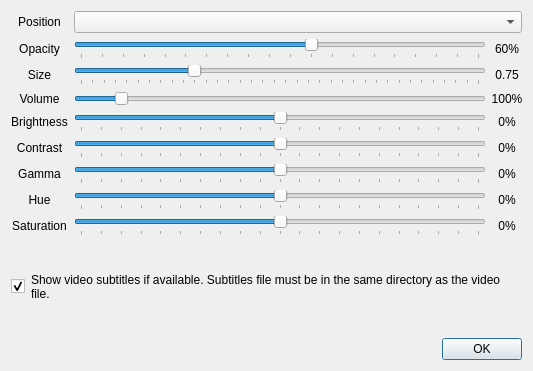
<?xml version="1.0" encoding="UTF-8"?>
<ui version="4.0">
 <class>VideoConfigurationDialog</class>
 <widget class="QDialog" name="VideoConfigurationDialog">
  <property name="geometry">
   <rect>
    <x>0</x>
    <y>0</y>
    <width>533</width>
    <height>371</height>
   </rect>
  </property>
  <property name="minimumSize">
   <size>
    <width>533</width>
    <height>371</height>
   </size>
  </property>
  <property name="maximumSize">
   <size>
    <width>533</width>
    <height>371</height>
   </size>
  </property>
  <property name="windowTitle">
   <string>Video Configuration</string>
  </property>
  <property name="windowIcon">
   <iconset resource="rsc/resources.qrc">
    <normaloff>:/TranslucentMPlayer/videoconfig.svg</normaloff>:/TranslucentMPlayer/videoconfig.svg</iconset>
  </property>
  <layout class="QVBoxLayout" name="verticalLayout">
   <item>
    <layout class="QGridLayout" name="gridLayout">
     <item row="0" column="0">
      <widget class="QLabel" name="label">
       <property name="toolTip">
        <string>Video position</string>
       </property>
       <property name="statusTip">
        <string>Video position</string>
       </property>
       <property name="text">
        <string>Position</string>
       </property>
       <property name="alignment">
        <set>Qt::AlignmentFlag::AlignCenter</set>
       </property>
      </widget>
     </item>
     <item row="1" column="0">
      <widget class="QLabel" name="label_2">
       <property name="toolTip">
        <string>Video opacity</string>
       </property>
       <property name="statusTip">
        <string>Video opacity</string>
       </property>
       <property name="text">
        <string>Opacity</string>
       </property>
       <property name="alignment">
        <set>Qt::AlignmentFlag::AlignCenter</set>
       </property>
      </widget>
     </item>
     <item row="5" column="1">
      <layout class="QHBoxLayout" name="horizontalLayout_5">
       <item>
        <widget class="QSlider" name="m_contrastSlider">
         <property name="toolTip">
          <string>Select video contrast</string>
         </property>
         <property name="statusTip">
          <string>Select video contrast</string>
         </property>
         <property name="minimum">
          <number>-100</number>
         </property>
         <property name="maximum">
          <number>100</number>
         </property>
         <property name="orientation">
          <enum>Qt::Orientation::Horizontal</enum>
         </property>
         <property name="tickPosition">
          <enum>QSlider::TickPosition::TicksBelow</enum>
         </property>
        </widget>
       </item>
       <item>
        <widget class="QLabel" name="m_contrastValue">
         <property name="minimumSize">
          <size>
           <width>30</width>
           <height>0</height>
          </size>
         </property>
         <property name="maximumSize">
          <size>
           <width>30</width>
           <height>16777215</height>
          </size>
         </property>
         <property name="toolTip">
          <string>Video contrast value</string>
         </property>
         <property name="statusTip">
          <string>Video contrast value</string>
         </property>
         <property name="text">
          <string>0%</string>
         </property>
         <property name="alignment">
          <set>Qt::AlignmentFlag::AlignCenter</set>
         </property>
        </widget>
       </item>
      </layout>
     </item>
     <item row="4" column="1">
      <layout class="QHBoxLayout" name="horizontalLayout">
       <item>
        <widget class="QSlider" name="m_brightessSlider">
         <property name="toolTip">
          <string>Select video brightness</string>
         </property>
         <property name="statusTip">
          <string>Select video brightness</string>
         </property>
         <property name="minimum">
          <number>-100</number>
         </property>
         <property name="maximum">
          <number>100</number>
         </property>
         <property name="orientation">
          <enum>Qt::Orientation::Horizontal</enum>
         </property>
         <property name="tickPosition">
          <enum>QSlider::TickPosition::TicksBelow</enum>
         </property>
        </widget>
       </item>
       <item>
        <widget class="QLabel" name="m_brightessValue">
         <property name="minimumSize">
          <size>
           <width>30</width>
           <height>0</height>
          </size>
         </property>
         <property name="maximumSize">
          <size>
           <width>30</width>
           <height>16777215</height>
          </size>
         </property>
         <property name="toolTip">
          <string>Video brightness value</string>
         </property>
         <property name="statusTip">
          <string>Video brightness value</string>
         </property>
         <property name="text">
          <string>0%</string>
         </property>
         <property name="alignment">
          <set>Qt::AlignmentFlag::AlignCenter</set>
         </property>
        </widget>
       </item>
      </layout>
     </item>
     <item row="3" column="1">
      <layout class="QHBoxLayout" name="horizontalLayout_2">
       <item>
        <widget class="QSlider" name="m_volumeSlider">
         <property name="toolTip">
          <string>Select video volume</string>
         </property>
         <property name="statusTip">
          <string>Select video volume</string>
         </property>
         <property name="maximum">
          <number>100</number>
         </property>
         <property name="value">
          <number>10</number>
         </property>
         <property name="orientation">
          <enum>Qt::Orientation::Horizontal</enum>
         </property>
        </widget>
       </item>
       <item>
        <widget class="QLabel" name="m_volumeValue">
         <property name="minimumSize">
          <size>
           <width>30</width>
           <height>0</height>
          </size>
         </property>
         <property name="maximumSize">
          <size>
           <width>30</width>
           <height>16777215</height>
          </size>
         </property>
         <property name="toolTip">
          <string>Video volume value</string>
         </property>
         <property name="statusTip">
          <string>Video volume value</string>
         </property>
         <property name="text">
          <string>100%</string>
         </property>
         <property name="alignment">
          <set>Qt::AlignmentFlag::AlignCenter</set>
         </property>
        </widget>
       </item>
      </layout>
     </item>
     <item row="1" column="1">
      <layout class="QHBoxLayout" name="horizontalLayout_4">
       <item>
        <widget class="QSlider" name="m_opacitySlider">
         <property name="toolTip">
          <string>Select video opacity</string>
         </property>
         <property name="statusTip">
          <string>Select video opacity</string>
         </property>
         <property name="minimum">
          <number>5</number>
         </property>
         <property name="maximum">
          <number>100</number>
         </property>
         <property name="singleStep">
          <number>5</number>
         </property>
         <property name="value">
          <number>60</number>
         </property>
         <property name="orientation">
          <enum>Qt::Orientation::Horizontal</enum>
         </property>
         <property name="tickPosition">
          <enum>QSlider::TickPosition::TicksBelow</enum>
         </property>
         <property name="tickInterval">
          <number>5</number>
         </property>
        </widget>
       </item>
       <item>
        <widget class="QLabel" name="m_opacityValue">
         <property name="minimumSize">
          <size>
           <width>30</width>
           <height>0</height>
          </size>
         </property>
         <property name="maximumSize">
          <size>
           <width>30</width>
           <height>16777215</height>
          </size>
         </property>
         <property name="toolTip">
          <string>Video opacity value</string>
         </property>
         <property name="statusTip">
          <string>Video opacity value</string>
         </property>
         <property name="text">
          <string>60%</string>
         </property>
         <property name="alignment">
          <set>Qt::AlignmentFlag::AlignCenter</set>
         </property>
        </widget>
       </item>
      </layout>
     </item>
     <item row="3" column="0">
      <widget class="QLabel" name="label_4">
       <property name="toolTip">
        <string>Video volume</string>
       </property>
       <property name="statusTip">
        <string>Video volume</string>
       </property>
       <property name="text">
        <string>Volume</string>
       </property>
       <property name="alignment">
        <set>Qt::AlignmentFlag::AlignCenter</set>
       </property>
      </widget>
     </item>
     <item row="2" column="0">
      <widget class="QLabel" name="label_3">
       <property name="toolTip">
        <string>Video size</string>
       </property>
       <property name="statusTip">
        <string>Video size</string>
       </property>
       <property name="text">
        <string>Size</string>
       </property>
       <property name="alignment">
        <set>Qt::AlignmentFlag::AlignCenter</set>
       </property>
      </widget>
     </item>
     <item row="0" column="1">
      <widget class="QComboBox" name="m_positionComboBox">
       <property name="toolTip">
        <string>Select video position</string>
       </property>
       <property name="statusTip">
        <string>Select video position</string>
       </property>
      </widget>
     </item>
     <item row="4" column="0">
      <widget class="QLabel" name="label_5">
       <property name="toolTip">
        <string>Video brigtness</string>
       </property>
       <property name="statusTip">
        <string>Video brigtness</string>
       </property>
       <property name="text">
        <string>Brightness</string>
       </property>
       <property name="alignment">
        <set>Qt::AlignmentFlag::AlignCenter</set>
       </property>
      </widget>
     </item>
     <item row="5" column="0">
      <widget class="QLabel" name="label_10">
       <property name="toolTip">
        <string>Video contrast</string>
       </property>
       <property name="statusTip">
        <string>Video contrast</string>
       </property>
       <property name="text">
        <string>Contrast</string>
       </property>
       <property name="alignment">
        <set>Qt::AlignmentFlag::AlignCenter</set>
       </property>
      </widget>
     </item>
     <item row="6" column="0">
      <widget class="QLabel" name="label_11">
       <property name="toolTip">
        <string>Video gamma</string>
       </property>
       <property name="statusTip">
        <string>Video gamma</string>
       </property>
       <property name="text">
        <string>Gamma</string>
       </property>
       <property name="alignment">
        <set>Qt::AlignmentFlag::AlignCenter</set>
       </property>
      </widget>
     </item>
     <item row="7" column="0">
      <widget class="QLabel" name="label_13">
       <property name="toolTip">
        <string>Video hue</string>
       </property>
       <property name="statusTip">
        <string>Video hue</string>
       </property>
       <property name="text">
        <string>Hue</string>
       </property>
       <property name="alignment">
        <set>Qt::AlignmentFlag::AlignCenter</set>
       </property>
      </widget>
     </item>
     <item row="2" column="1">
      <layout class="QHBoxLayout" name="horizontalLayout_3">
       <item>
        <widget class="QSlider" name="m_sizeSlider">
         <property name="toolTip">
          <string>Select video size</string>
         </property>
         <property name="statusTip">
          <string>Select video size</string>
         </property>
         <property name="minimum">
          <number>25</number>
         </property>
         <property name="maximum">
          <number>200</number>
         </property>
         <property name="singleStep">
          <number>5</number>
         </property>
         <property name="value">
          <number>75</number>
         </property>
         <property name="orientation">
          <enum>Qt::Orientation::Horizontal</enum>
         </property>
         <property name="tickPosition">
          <enum>QSlider::TickPosition::TicksBelow</enum>
         </property>
         <property name="tickInterval">
          <number>5</number>
         </property>
        </widget>
       </item>
       <item>
        <widget class="QLabel" name="m_sizeValue">
         <property name="minimumSize">
          <size>
           <width>30</width>
           <height>0</height>
          </size>
         </property>
         <property name="maximumSize">
          <size>
           <width>30</width>
           <height>16777215</height>
          </size>
         </property>
         <property name="toolTip">
          <string>Video size value</string>
         </property>
         <property name="statusTip">
          <string>Video size value</string>
         </property>
         <property name="text">
          <string>0.75</string>
         </property>
         <property name="alignment">
          <set>Qt::AlignmentFlag::AlignCenter</set>
         </property>
        </widget>
       </item>
      </layout>
     </item>
     <item row="8" column="0">
      <widget class="QLabel" name="label_14">
       <property name="toolTip">
        <string>Video saturation</string>
       </property>
       <property name="statusTip">
        <string>Video saturation</string>
       </property>
       <property name="text">
        <string>Saturation</string>
       </property>
       <property name="alignment">
        <set>Qt::AlignmentFlag::AlignCenter</set>
       </property>
      </widget>
     </item>
     <item row="6" column="1">
      <layout class="QHBoxLayout" name="horizontalLayout_6">
       <item>
        <widget class="QSlider" name="m_gammaSlider">
         <property name="toolTip">
          <string>Select video gamma</string>
         </property>
         <property name="statusTip">
          <string>Select video gamma</string>
         </property>
         <property name="minimum">
          <number>-100</number>
         </property>
         <property name="maximum">
          <number>100</number>
         </property>
         <property name="orientation">
          <enum>Qt::Orientation::Horizontal</enum>
         </property>
         <property name="tickPosition">
          <enum>QSlider::TickPosition::TicksBelow</enum>
         </property>
        </widget>
       </item>
       <item>
        <widget class="QLabel" name="m_gammaValue">
         <property name="minimumSize">
          <size>
           <width>30</width>
           <height>0</height>
          </size>
         </property>
         <property name="maximumSize">
          <size>
           <width>30</width>
           <height>16777215</height>
          </size>
         </property>
         <property name="toolTip">
          <string>Video gamma value</string>
         </property>
         <property name="statusTip">
          <string>Video gamma value</string>
         </property>
         <property name="text">
          <string>0%</string>
         </property>
         <property name="alignment">
          <set>Qt::AlignmentFlag::AlignCenter</set>
         </property>
        </widget>
       </item>
      </layout>
     </item>
     <item row="7" column="1">
      <layout class="QHBoxLayout" name="horizontalLayout_7">
       <item>
        <widget class="QSlider" name="m_hueSlider">
         <property name="toolTip">
          <string>Select video hue</string>
         </property>
         <property name="statusTip">
          <string>Select video hue</string>
         </property>
         <property name="minimum">
          <number>-100</number>
         </property>
         <property name="maximum">
          <number>100</number>
         </property>
         <property name="orientation">
          <enum>Qt::Orientation::Horizontal</enum>
         </property>
         <property name="tickPosition">
          <enum>QSlider::TickPosition::TicksBelow</enum>
         </property>
        </widget>
       </item>
       <item>
        <widget class="QLabel" name="m_hueValue">
         <property name="minimumSize">
          <size>
           <width>30</width>
           <height>0</height>
          </size>
         </property>
         <property name="maximumSize">
          <size>
           <width>30</width>
           <height>16777215</height>
          </size>
         </property>
         <property name="toolTip">
          <string>Video hue value</string>
         </property>
         <property name="statusTip">
          <string>Video hue value</string>
         </property>
         <property name="text">
          <string>0%</string>
         </property>
         <property name="alignment">
          <set>Qt::AlignmentFlag::AlignCenter</set>
         </property>
        </widget>
       </item>
      </layout>
     </item>
     <item row="8" column="1">
      <layout class="QHBoxLayout" name="horizontalLayout_8">
       <item>
        <widget class="QSlider" name="m_saturationSlider">
         <property name="toolTip">
          <string>Select video saturation</string>
         </property>
         <property name="statusTip">
          <string>Select video saturation</string>
         </property>
         <property name="minimum">
          <number>-100</number>
         </property>
         <property name="maximum">
          <number>100</number>
         </property>
         <property name="orientation">
          <enum>Qt::Orientation::Horizontal</enum>
         </property>
         <property name="tickPosition">
          <enum>QSlider::TickPosition::TicksBelow</enum>
         </property>
        </widget>
       </item>
       <item>
        <widget class="QLabel" name="m_saturationValue">
         <property name="minimumSize">
          <size>
           <width>30</width>
           <height>0</height>
          </size>
         </property>
         <property name="maximumSize">
          <size>
           <width>30</width>
           <height>16777215</height>
          </size>
         </property>
         <property name="toolTip">
          <string>Video saturation value</string>
         </property>
         <property name="statusTip">
          <string>Video saturation value</string>
         </property>
         <property name="text">
          <string>0%</string>
         </property>
         <property name="alignment">
          <set>Qt::AlignmentFlag::AlignCenter</set>
         </property>
        </widget>
       </item>
      </layout>
     </item>
    </layout>
   </item>
   <item>
    <layout class="QHBoxLayout" name="horizontalLayout_9" stretch="0,1">
     <item>
      <widget class="QCheckBox" name="m_subtitlesCheckbox">
       <property name="toolTip">
        <string>Load and show video subtitles if available</string>
       </property>
       <property name="statusTip">
        <string>Load and show video subtitles if available</string>
       </property>
       <property name="text">
        <string/>
       </property>
       <property name="iconSize">
        <size>
         <width>16</width>
         <height>16</height>
        </size>
       </property>
       <property name="checked">
        <bool>true</bool>
       </property>
      </widget>
     </item>
     <item>
      <widget class="QLabel" name="label_6">
       <property name="text">
        <string>Show video subtitles if available. Subtitles file must be in the same directory as the video file.</string>
       </property>
       <property name="wordWrap">
        <bool>true</bool>
       </property>
      </widget>
     </item>
    </layout>
   </item>
   <item>
    <widget class="QDialogButtonBox" name="buttonBox">
     <property name="toolTip">
      <string>Save changes and exit</string>
     </property>
     <property name="statusTip">
      <string>Save changes and exit</string>
     </property>
     <property name="orientation">
      <enum>Qt::Orientation::Horizontal</enum>
     </property>
     <property name="standardButtons">
      <set>QDialogButtonBox::StandardButton::Ok</set>
     </property>
    </widget>
   </item>
  </layout>
 </widget>
 <resources>
  <include location="rsc/resources.qrc"/>
 </resources>
 <connections>
  <connection>
   <sender>buttonBox</sender>
   <signal>accepted()</signal>
   <receiver>VideoConfigurationDialog</receiver>
   <slot>accept()</slot>
   <hints>
    <hint type="sourcelabel">
     <x>248</x>
     <y>254</y>
    </hint>
    <hint type="destinationlabel">
     <x>157</x>
     <y>274</y>
    </hint>
   </hints>
  </connection>
  <connection>
   <sender>buttonBox</sender>
   <signal>rejected()</signal>
   <receiver>VideoConfigurationDialog</receiver>
   <slot>reject()</slot>
   <hints>
    <hint type="sourcelabel">
     <x>316</x>
     <y>260</y>
    </hint>
    <hint type="destinationlabel">
     <x>286</x>
     <y>274</y>
    </hint>
   </hints>
  </connection>
 </connections>
</ui>
